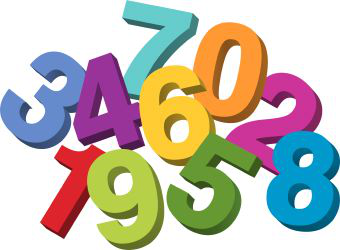
#> input picture digitimg.png, 340 x 250 px
$ python -i cam.py   (imports and definitions only)
#> lines starting #> are read from the running program, lines starting #| are printed output that depends on the picture; after the words box and inside, x2 and y2 are one past the last pixel; in counts of white or black regions, pixels touching at a corner belong together
#> further down, picture is the input picture: shape (250, 340, 3); mean B, G, R 176.2, 187.8, 193.4
import cv2
import imutils
import numpy as np
from keras.models import model_from_json
import keras
from keras import backend as K

def get_img_contour_thresh(img):
    x, y, w, h = 0, 0, 300, 300
    gray = cv2.cvtColor(img, cv2.COLOR_BGR2GRAY)
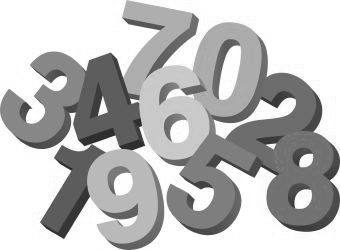
#> gray: shape (250, 340); min 29, max 255, mean 188.1
    blur = cv2.GaussianBlur(gray, (5, 5), 0)
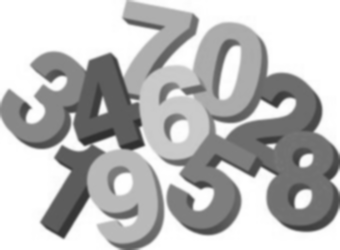
#> blur: shape (250, 340); min 46, max 255, mean 188.1
    ret, thresh1 = cv2.threshold(blur, 175, 255, cv2.THRESH_BINARY_INV + cv2.THRESH_OTSU)
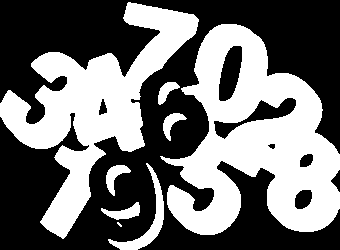
#> thresh1: shape (250, 340); 43.9% white; 8 white regions (1 under 20 px), largest, box (x1, y1, x2, y2) and area: (160, 24, 340, 235) 20018, (0, 2, 199, 239) 15199, (108, 163, 164, 250) 937
#> ret = 180
    thresh1 = thresh1[y:y + h, x:x + w]
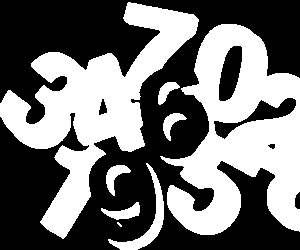
#> thresh1: shape (250, 300); 44.4% white; 8 white regions (1 under 20 px)
    contours, hierarchy = cv2.findContours(thresh1, cv2.RETR_TREE, cv2.CHAIN_APPROX_SIMPLE)[-2:]
#> contours = 12 contours, 1 with area under 20; largest, box (x1, y1, x2, y2) and area: (160, 24, 300, 235) 17348, (0, 2, 199, 239) 14757, (213, 97, 297, 140) 1022, (218, 45, 243, 102) 926, (108, 163, 164, 250) 820
    return img, contours, thresh1

# [54 lines left out: function show_webcam, not called in this run]


def main():
    show_webcam(mirror=True)


# [2 lines not run here, left out]

>>> import cv2
>>> picture = cv2.imread('digitimg.png')
>>> result = get_img_contour_thresh(picture)
